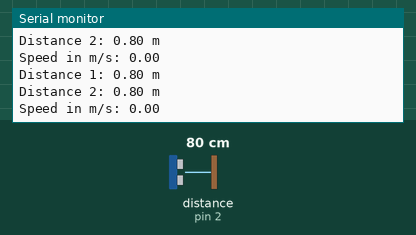
This sketch was run on a simulated Arduino Uno, built with avr-gcc and run on an emulated ATmega328P. On the bench: the last lines printed to the serial monitor. Wiring (inferred from the names in the program): ultrasonic range finder: trigger pin 4; echo pin 2. The test bench sets the inputs (shaded band); at power-on: distance to the obstacle (sensor on pin 2) 80 cm. The echo pulse lasts 58.3 µs per cm.

Above: at 1.2 s.
1.3 s: distance to the obstacle (sensor on pin 2) set to 2 cm
At 2.7 s:
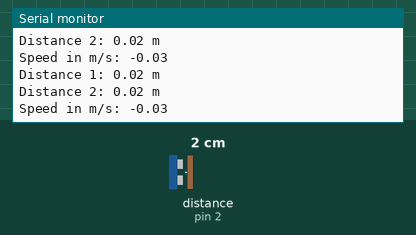
2.8 s: distance to the obstacle (sensor on pin 2) set to 299 cm
At 3.7 s:
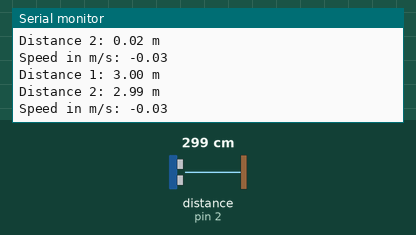
Timing chart, 0 to 5.8 s (numbered marks = the images above; inputs shaded):
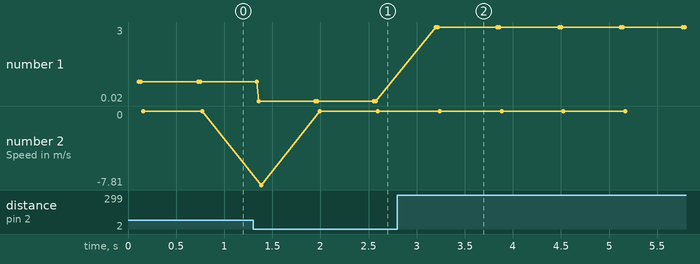

Measured:
- after the input at 1.3 s, the serial monitor: prints a new line after 0.06 s (image 1)
- after the input at 2.8 s, the serial monitor: prints a new line after 0.40 s (image 2)
- plotted number 1: 0.8 → 0.02 after the input at 1.3 s, 0.02 → 2.99 after the input at 2.8 s
- plotted number 2: 0 → -0.03 after the input at 1.3 s

The sketch:

snelheidsmeter.ino
```cpp
// Arduino pinnnen configureren
const int echoPin = 2;
const int trigPin = 4;
long last;
long dif;

void setup() {
    // Zet IN- en UITgang voor digitale pinnen
    pinMode(trigPin, OUTPUT);
    pinMode(echoPin, INPUT);
    // Seriele poort aanzetten
    Serial.begin(9600);
    last = 0;
}

void loop()
{
    float t;
    float dist1, dist2;
    float speed;

    dist1 = dist();
    t = time();
    dist2 = dist();
    Serial.println();
    Serial.print("Distance 1: ");
    Serial.print(dist1);
    Serial.print(" m");
    Serial.println();
    Serial.print("Distance 2: ");
    Serial.print(dist2);
    Serial.print(" m");
    Serial.println();
    speed = ((dist2 - dist1))/(t/1000);

    Serial.println();
    Serial.print("Speed in m/s: ");
    Serial.print(speed);
    Serial.println();
    Serial.println();
    Serial.println();
    Serial.println();

    delay(500);
}

float dist() {
  float cm, inches, duration;
  // The sensor is triggered by a HIGH pulse of 10 or more microseconds.
  // Give a short LOW pulse beforehand to ensure a clean HIGH pulse:
  digitalWrite(trigPin, LOW);
  delayMicroseconds(5);
  digitalWrite(trigPin, HIGH);
  delayMicroseconds(10);
  digitalWrite(trigPin, LOW);

  // Read the signal from the sensor: a HIGH pulse whose
  // duration is the time (in microseconds) from the sending
  // of the ping to the reception of its echo off of an object.
  pinMode(echoPin, INPUT);
  duration = pulseIn(echoPin, HIGH);

  // convert the time into a distance
  cm = (duration/2) / 29.1;
  inches = (duration/2) / 74;
  cm = cm/100;
  return cm;
}

float time() {
  float sleepTime = 100;
  delay(100);
  return sleepTime;
}
```
